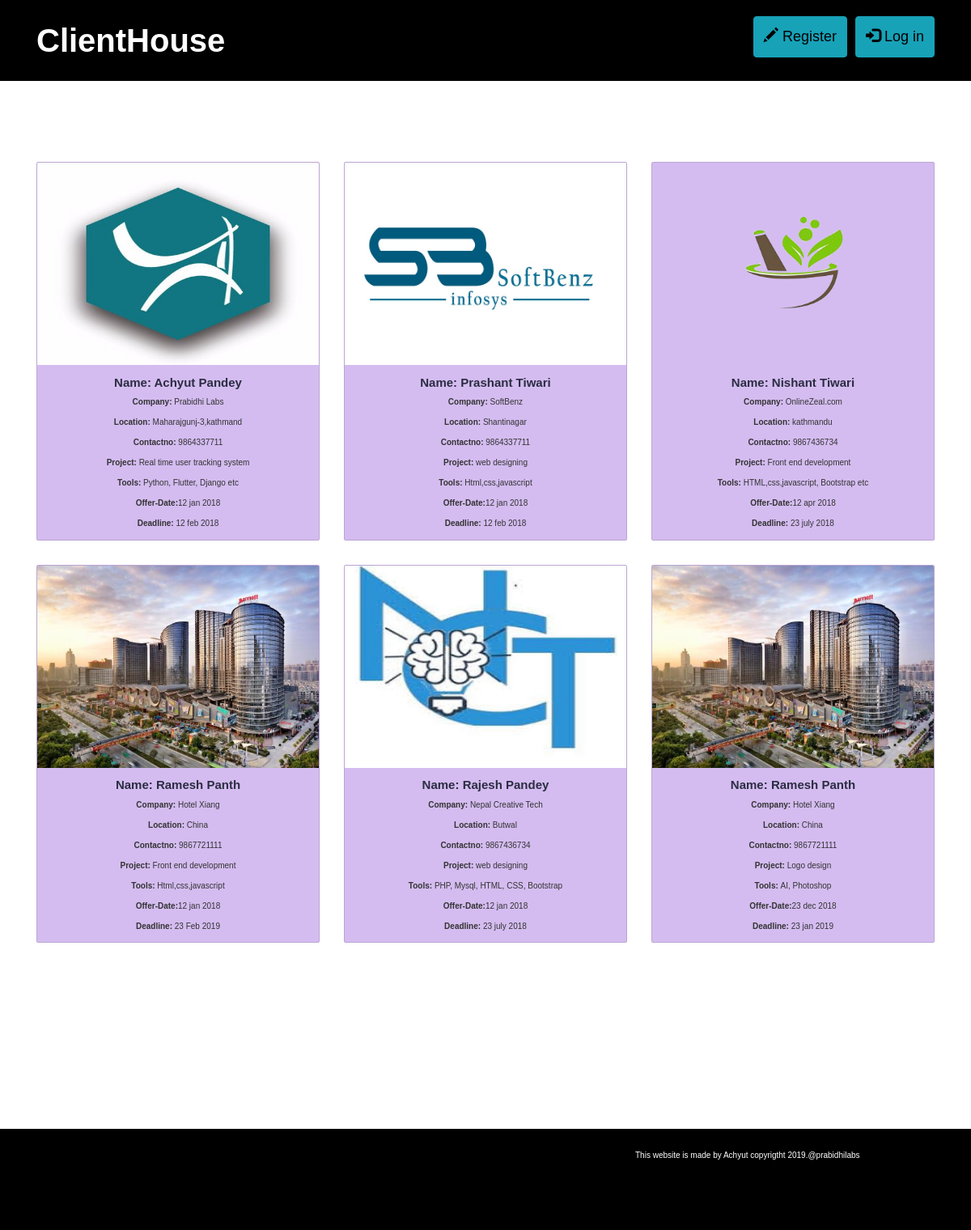
The page / on the database its author committed.
### crud/models.py (models this page shows, shortened)
class ClientList(models.Model):
    client_name = models.CharField(max_length=150)
    client_company = models.CharField(max_length=150)
    company_location = models.CharField(max_length=50, blank=False)
    company_logo = models.ImageField(upload_to = 'media/img/', default = 'media/no-image.png',blank=True,null=True)
    contactno = models.CharField(max_length=20, blank=False)
    project_name = models.CharField(max_length=100, blank=False)
    tools = models.CharField(max_length=100, blank=False)
    offer_date = models.CharField(max_length=150)
    deadline =  models.CharField(max_length=150)

### crud/views.py (the view)
# urls.py: path('', views.index, name='index' ),
def index(request):
    clients = ClientList.objects.all()
    context = {
        'clients': clients
    }
    return render(request, 'index.html', context)

### templates/index.html (shortened to what this page needs)
{% load static %}
<!doctype html>
<html lang="en">
<head>
  <link rel="stylesheet" href="https://maxcdn.bootstrapcdn.com/bootstrap/3.3.7/css/bootstrap.min.css">
  <link rel="stylesheet" href="{% static 'css/bootstrap.css' %}">
  <link rel="stylesheet" href="{% static 'css/font-awesome.min.css' %}">
  <link rel="stylesheet" href="{% static 'css/main.css' %}">
</head>
<body>
  <div class="header" style="background-color: black; margin-bottom: 100px;">
    <div class="container">
      <span style="font-size:40px; font-style: ; color: white;"><strong>ClientHouse</strong></span>
      <div class="header-right">
        {% if user.is_authenticated %}
        <a href="/logout_user" class="btn btn-info btn-lg">
          <span class="glyphicon glyphicon-log-out"></span> Log out
        </a>
        {% else %}
        <a href="/signup" class="btn btn-info btn-lg" style="margin-right:10px;">
          <span class="glyphicon glyphicon-pencil"></span> Register
        </a>
        <a href="/login_user" class="btn btn-info btn-lg">
          <span class="glyphicon glyphicon-log-in"></span> Log in
        </a>
        {% endif %}
      </div>
    </div>
  </div>
  <div class="container" style="margin-bottom: 200px;">
    <div class="row text-aligned-center">
      {% if clients %}
      {% for client in clients %}
      <div class="col-lg-4 d-flex align-items-stretch">
        <div class="card" style="width:400px; background-color: rgb(212, 188, 240);">
          {% if client.company_logo %}
          <img class="card-img-top" height="250px" src="{{client.company_logo.url}}" alt="Card image">
          {% else %}
          <img class="img-circle" height="250px" src="media/pic_folder/no-image.png" alt="Card image">
          {% endif %}
          <div class="card-body" style="text-align: center;">
            <h4 class="card-title text-center">Name: {{client.client_name}}</h4>
            <p class="card-text text-center"><strong>Company: </strong>{{client.client_company}}</p>
            <p class="card-text text-center"><strong>Location: </strong>{{client.company_location}}</p>
            <p class="card-text text-center"><strong>Contactno: </strong>{{client.contactno}}</p>
            <p class="card-text text-center"><strong>Project: </strong>{{client.project_name}}</p>
            <p class="card-text text-center"><strong>Tools: </strong>{{client.tools}}</p>
            <p class="card-text text-center"><strong>Offer-Date:</strong>{{client.offer_date}}</p>
            <p class="card-text text-center"><strong>Deadline: </strong>{{client.deadline}}</p>
          </div>
        </div>
      </div>
      {% if forloop.counter|divisibleby:"3" %}
    </div>
    <br><br>
    <div class="row">
      {% endif %}
      {% endfor %}
    </div>
    {% else %}
    <div class="container">
      <p>
        <center><b><i>Sorry! No results found.</i></b></center>
      </p>
    </div>
    {% endif %}
  </div>
  <div class="footer footer-container" style="background-color:black; color: white; font-size:10px;">
    <div class="row text-center-aligned" style="padding: 25px 50px 75px 800px;">
      <p>This website is made by Achyut copyrigtht 2019.</p>
      <br>
      <p>@prabidhilabs</p>
    </div>
  </div>
</body>
</html>

### static/css/main.css (style rules this page uses)
body { font-family: 'Montserrat', sans-serif; font-weight: 400; color: #333; }
h1, h2, h3, h4, h5, h6 { color: #2B2D42; font-weight: 700; margin: 0 0 10px; }
a { color: #2B2D42; font-weight: 500; -webkit-transition: 0.2s color; transition: 0.2s color; }
.header { overflow: hidden; background-color: #f1f1f1; padding: 20px 10px; }
.header a { float: left; color: black; text-align: center; padding: 12px; text-decoration: none; font-size: 18px; line-height: 25px; border-radius: 4px; }
.header-right { float: right; }

### rows shown on the page
ClientList: company_logo (picture), client_name "Achyut Pandey", client_company "Prabidhi Labs", company_location "Maharajgunj-3,kathmand", contactno "9864337711", project_name "Real time user tracking system", tools "Python, Flutter, Django etc", offer_date "12 jan 2018", deadline "12 feb 2018"
ClientList: company_logo (picture), client_name "Prashant Tiwari", client_company "SoftBenz", company_location "Shantinagar", contactno "9864337711", project_name "web designing", tools "Html,css,javascript", offer_date "12 jan 2018", deadline "12 feb 2018"
ClientList: company_logo (picture), client_name "Nishant Tiwari", client_company "OnlineZeal.com", company_location "kathmandu", contactno "9867436734", project_name "Front end development", tools "HTML,css,javascript, Bootstrap etc", offer_date "12 apr 2018", deadline "23 july 2018"
ClientList: company_logo (picture), client_name "Ramesh Panth", client_company "Hotel Xiang", company_location "China", contactno "9867721111", project_name "Front end development", tools "Html,css,javascript", offer_date "12 jan 2018", deadline "23 Feb 2019"
ClientList: company_logo (picture), client_name "Rajesh Pandey", client_company "Nepal Creative Tech", company_location "Butwal", contactno "9867436734", project_name "web designing", tools "PHP, Mysql, HTML, CSS, Bootstrap", offer_date "12 jan 2018", deadline "23 july 2018"
ClientList: company_logo (picture), client_name "Ramesh Panth", client_company "Hotel Xiang", company_location "China", contactno "9867721111", project_name "Logo design", tools "AI, Photoshop", offer_date "23 dec 2018", deadline "23 jan 2019"
